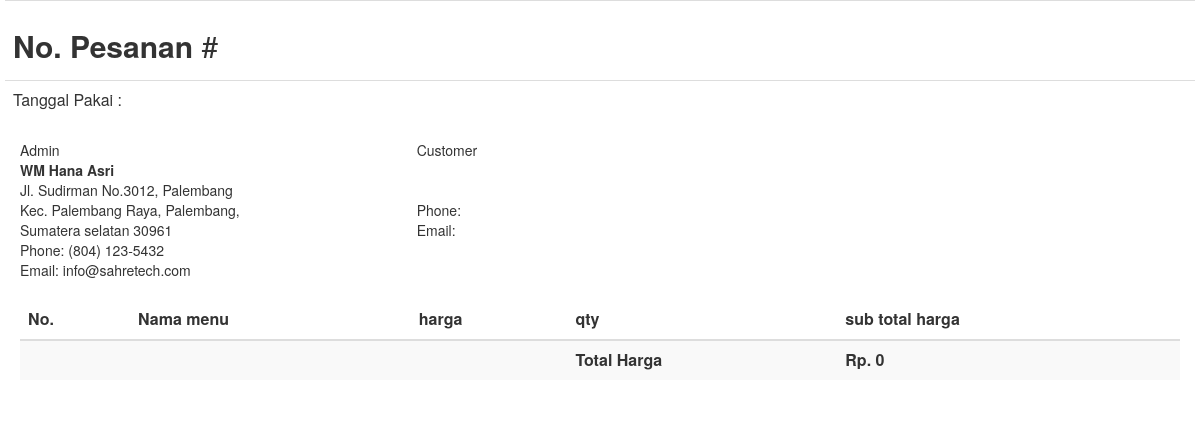
Before: /nota.php?resi=HNSR2023018055533 with the older database file.
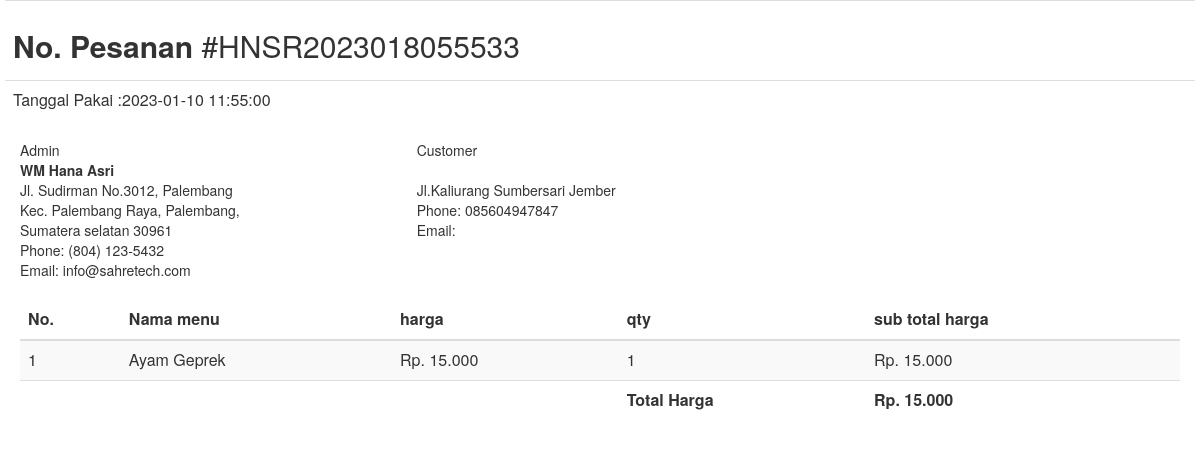
After: the same page with the newer database file.
### tables this page shows
CREATE TABLE `orders` (
  `id_order` int(11) NOT NULL,
  `no_pesanan` varchar(255) NOT NULL,
  `tgl_pesan` date NOT NULL,
  `tgl_pakai` datetime NOT NULL,
  `harga_satuan` varchar(50) NOT NULL,
  `qty` varchar(255) NOT NULL,
  `subtotal_harga` varchar(50) NOT NULL,
  `total_harga` varchar(50) NOT NULL,
  `alamat` varchar(255) NOT NULL,
  `nohp` varchar(15) NOT NULL,
  `catatan` varchar(255) DEFAULT NULL,
  `tgl_bayar` date DEFAULT NULL,
  `bukti_pembayaran` varchar(255) DEFAULT NULL,
  `status_pesanan` enum('Belum Dibayar','Sedang Diproses','Selesai') NOT NULL,
  `id_user` int(11) NOT NULL,
  `id_menu` int(11) NOT NULL,
  `id_pembayaran` int(11) NOT NULL
);

CREATE TABLE `menu` (
  `id_menu` int(11) NOT NULL,
  `nama_menu` varchar(100) NOT NULL,
  `harga` varchar(50) NOT NULL,
  `detail` text NOT NULL,
  `gambar` varchar(50) NOT NULL,
  `id_kategori` int(11) NOT NULL
);

### function/rupiah.php (called while the page is built)
<?php
function rupiah($angka){
	$hasil_rupiah = "Rp. " . number_format($angka,0,',','.');
	return $hasil_rupiah;
}
?>

### nota.php (the view, shortened to what this page needs)
<link rel="stylesheet" href="https://maxcdn.bootstrapcdn.com/bootstrap/3.3.7/css/bootstrap.min.css">
<body style="padding: 0 20;">
    <div>
        <?php
        include "koneksi.php";
        include('function/rupiah.php');
        $idUser   =  $_SESSION['name'];
        $userMail =  $_SESSION['email'] ;
        $no_pesanan = $_GET['resi'];
        $select = mysqli_query($koneksi, "SELECT * FROM orders JOIN menu ON orders.id_menu = menu.id_menu JOIN pembayaran ON orders.id_pembayaran = pembayaran.id_pembayaran WHERE no_pesanan = '$no_pesanan'");
        $select2 = mysqli_query($koneksi, "SELECT * FROM orders WHERE no_pesanan = '$no_pesanan'");
        $data1 = mysqli_fetch_array($select2);
        ?>
        <section class="content">
            <div class="row">
                <div>
                    <div class="span12">
                        <table class="table">
                            <tbody>
                                <tr>
                                    <td><h2><strong>No. Pesanan </strong>#<?php echo $data1['no_pesanan']; ?> </h2></td>
                                </tr>
                                <tr>
                                    <td>Tanggal Pakai :</strong><?php echo $data1['tgl_pakai']; ?></td>
                                </tr>
                            </tbody>
                        </table>
                    </div>
                </div>
            </div>
            <div class="row invoice-info">
                <div class="col-sm-4 invoice-col">
                  Admin
                  <address>
                    <strong>WM Hana Asri</strong><br>
                    Jl. Sudirman No.3012, Palembang<br>
                    Kec. Palembang Raya, Palembang,<br>
                    Sumatera selatan 30961<br>
                    Phone: (804) 123-5432<br>
                    Email: info@sahretech.com
                </address>
            </div>
            <div class="col-sm-4 invoice-col">
              Customer
              <address>
                <strong><?php echo $idUser; ?></strong><br>
                <?php echo $data1['alamat']; ?><br>
                Phone: <?php echo $data1['nohp']; ?><br>
                Email: <?php echo $userMail; ?>
            </address>
        </div>
    </div>
    <div class="row">
        <div class="col-xs-12 table-responsive">
          <table class="table table-striped">
            <thead>
                <tr>
                  <th>No.</th>
                  <th>Nama menu</th>
                  <th>harga</th>
                  <th>qty</th>
                  <th>sub total harga</th>
              </tr>
          </thead>
          <tbody>
            <?php
            $no=1;
            $grand_total = 0;
            while($data = mysqli_fetch_array($select)){
                ?>
                <tr>
                    <td><?php echo $no++; ?></td>
                    <td><?php echo $data['nama_menu']; ?></td>
                    <td><?php echo rupiah($data['harga_satuan']); ?></td>
                    <td><?php echo $data['qty']; ?></td>
                    <td><?php echo rupiah($sub_total = ($data['harga_satuan'] * $data['qty'])); ?></td>
                </tr>
                <?php
                $grand_total += $sub_total;
            }
            ?>
            <tr>
                <td colspan="3"></td>
                <td><b>Total Harga</b></td>
                <td><b><?php echo rupiah($grand_total); ?></b></td>
            </tr>
        </tbody>
    </table>
</div>
</section>
</div>
</body>

Changed rows visible on the page:
added orders: no_pesanan "HNSR2023018055533", tgl_pakai "2023-01-10 11:55:00", alamat "Jl.Kaliurang Sumbersari Jember", nohp "085604947847", id_menu.nama_menu "Ayam Geprek", harga_satuan "Rp. 15.000", qty "1", rupiah($sub_total = ($data['harga_satuan'] * $data['qty'])) "Rp. 15.000"
Other visible differences:
rupiah($grand_total): "Rp. 0" → "Rp. 15.000"
